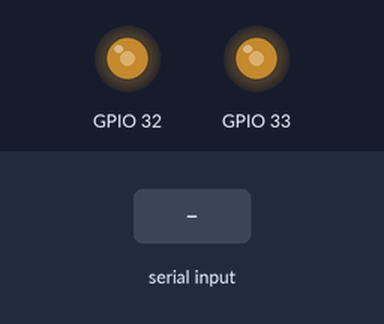
The sketch below on a simulated ESP32. Parts: output pins drawn as LEDs (lit = HIGH). Inputs (shaded band) come from the test bench.

Above: at 1.2 s.
1.3 s: "s" received over Serial
At 2.0 s:
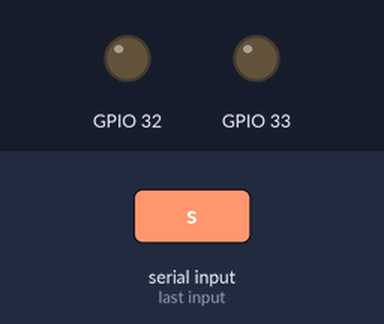
2.8 s: "o" received over Serial
At 3.1 s:
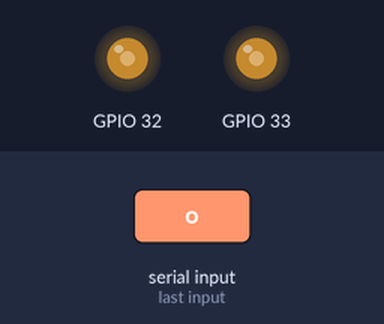
Timing chart, 0 to 5.8 s (numbered marks = the images above; inputs shaded):
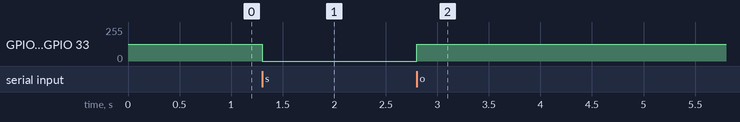

The sketch:

acousticlevitation.ino
```cpp
void setup()
{
  Serial.begin(115200);

  ledcSetup(1, 40000, 8);
  ledcAttachPin(32, 1);
  ledcWrite(1, 127);

  ledcSetup(2, 40000, 8);
  ledcAttachPin(33, 2);
  ledcWrite(2, 127);
}

void loop()
{
  if (Serial.available())
  {
    switch (Serial.read())
    {
    case 's':
      ledcWrite(1, 0);
      ledcWrite(2, 0);
      break;
    case 'o':
      ledcWrite(1, 127);
      ledcWrite(2, 127);
      break;

    default:
      break;
    }
  }
}
```

Measured:
- after the input at 1.3 s, GPIO 32, GPIO 33: 127/255 → 0/255 at once
- after the input at 2.8 s, GPIO 32, GPIO 33: 0/255 → 127/255 at once
